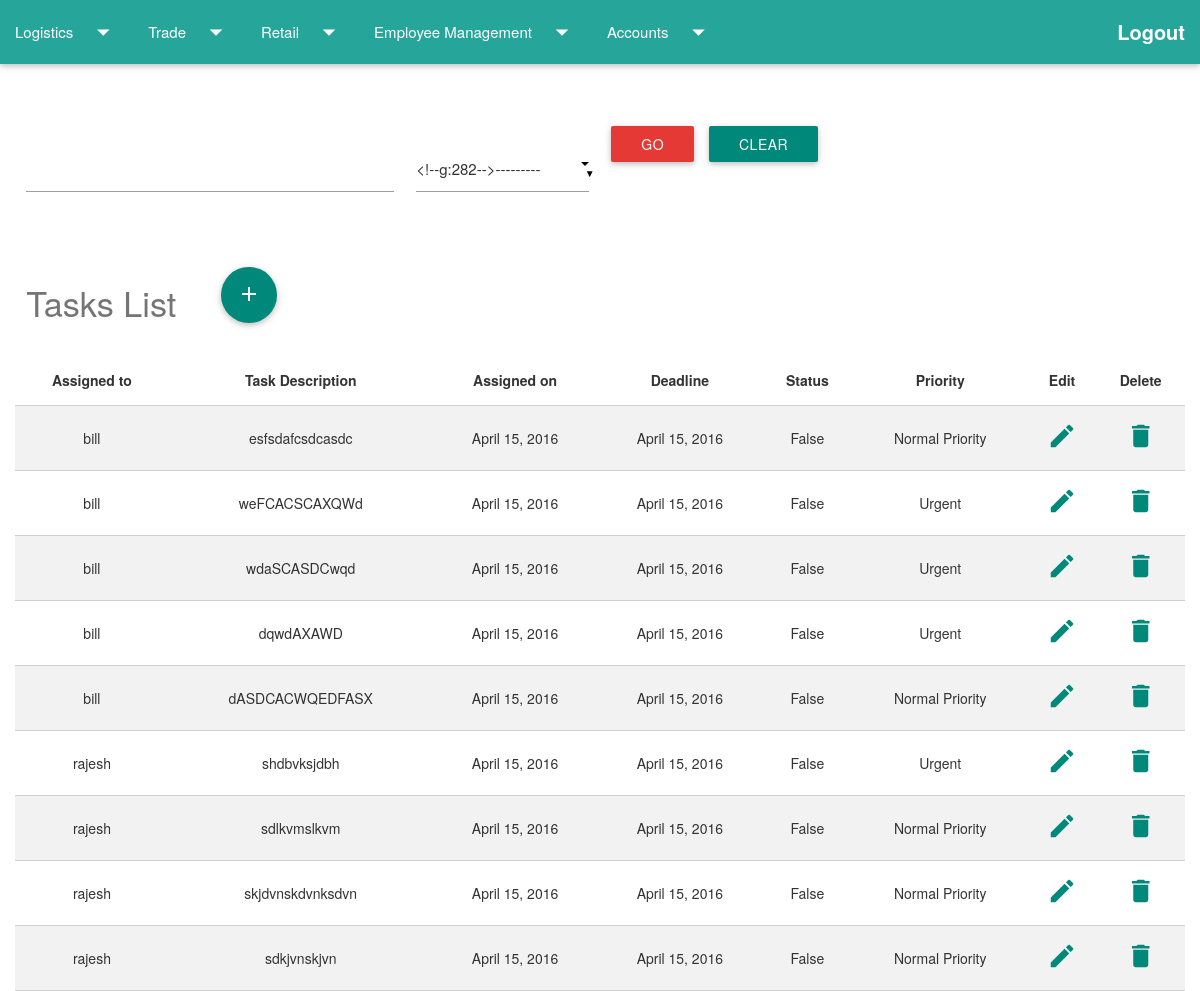
The page /homepage/viewtask/ (signed in) on the database as committed earlier.
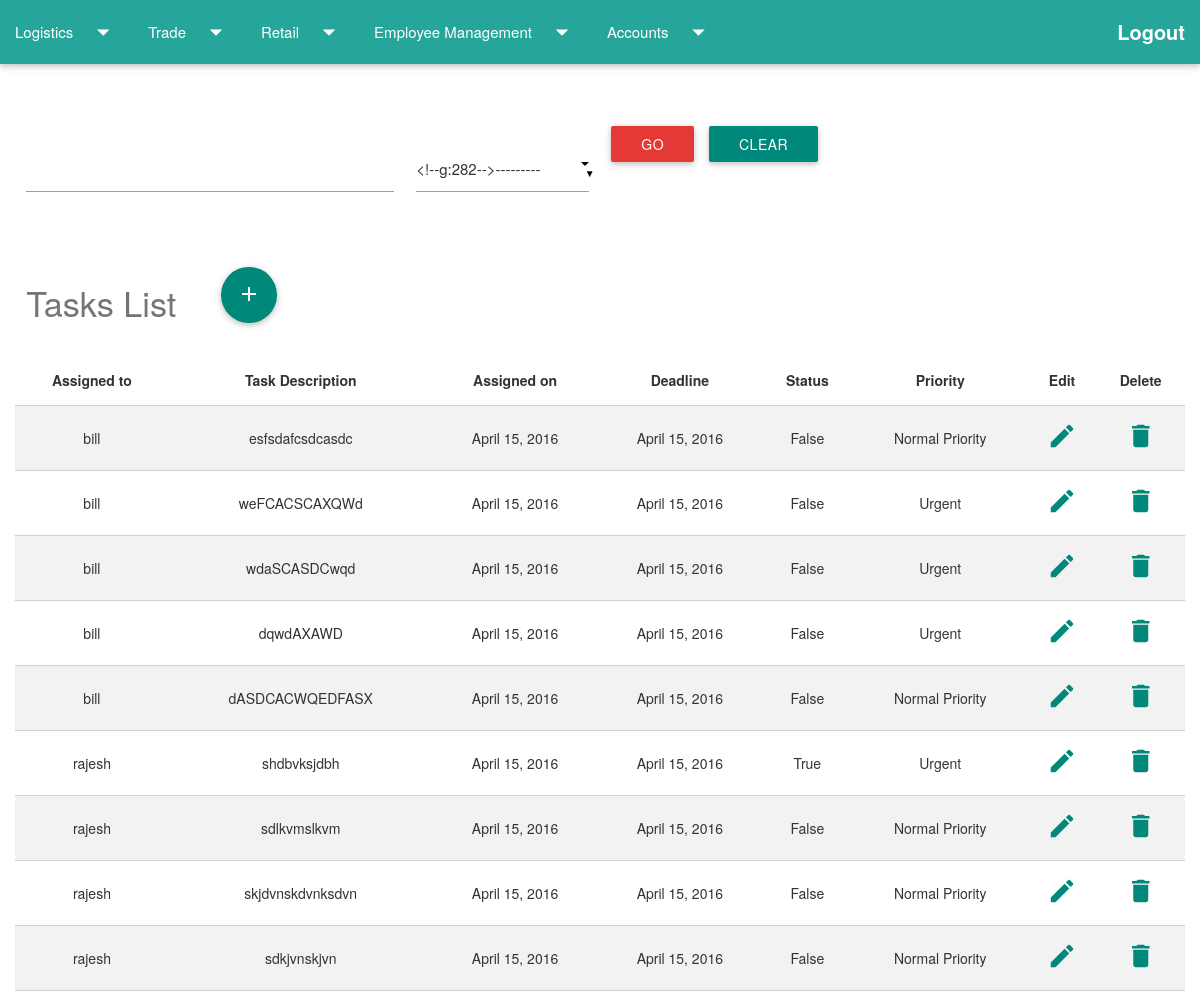
The same page on the database as committed later.
### homepage/models.py (models this page shows, shortened)
class Task (models.Model):
	assigned_to = models.ForeignKey(User)
	task_description = models.TextField(blank=True)
	assigned_on = models.DateField(default=datetime.date.today)
	deadline = models.DateField()
	status = models.BooleanField(default=False)
	priority_choices = (('Urgent','Urgent'),('Normal Priority','Normal Priority'),('Low Priority','Low Priority'))
	priority = models.CharField(max_length=20,choices=priority_choices,default='Normal Priority')

### homepage/views.py (the view)
def task_management(request):
    if request.user.is_authenticated() and request.user.groups.all()[0].id==2:
        if request.method == "POST":
            form = TaskSearchForm(request.POST)
            if form.is_valid():
                searchitem = form.cleaned_data['task_search_item']
                employeesearchtype = form.cleaned_data['tasksearch_type']
                if employeesearchtype == "assigned_to":
                    try:
                        users = User.objects.get(username=searchitem).pk
                        task_list = Task.objects.filter(assigned_to__icontains=users)
                    except ObjectDoesNotExist:
                        task_list = []
                else:
                    tasksearchtype = tasksearchtype+"__icontains"
                    task_list = Task.objects.filter(**{tasksearchtype: searchitem}).values()
                return render(request, 'homepage/tasks_list.html', {'task_list': task_list,'form': form,'title':"Task Management"})
            else:
                task_list = Task.objects.all()
                form = TaskSearchForm()
                return render(request, 'homepage/tasks_list.html', {'task_list': task_list,'form': form,'title':"Task Management"})
        else:
            task_list = Task.objects.all()
            form = TaskSearchForm()
        return render(request, 'homepage/tasks_list.html', {'task_list': task_list,'form': form,'title':"Task Management"})
    else:
        return redirect(index)

### homepage/forms.py
class TaskSearchForm(forms.ModelForm):
    class Meta:
        model = Tasksearch
        fields = ('task_search_item', 'tasksearch_type',)

### homepage/templates/homepage/tasks_list.html (shortened to what this page needs)
{% extends 'logistics/firstpage.html' %}
{% block content %}
<div class="container-fluid">
    <div class="row">
    </div>
    <form method="POST" class="post-form">
        <div class="row">
            <div class="col l4 s6">
                {{ form.task_search_item}} <br>
            </div>
            <div class="col l2 s6">
                {{ form.tasksearch_type}} <br>
            </div>
            <div class="col l1 s6">
                <button type="submit" class="save btn btn-default red darken-1">Go</button>
            </div>
            <div class="col l1 s6">
                <a href="{% url 'employee_list' %}" class="waves-effect waves-light btn   teal darken-1">Clear</a>
            </div>
        </div>
    </form>
    <div class="row">
        <h4 class="headingcolour col l2 s12">Tasks List</h4>
       <div class="col s3" >
      <a class="btn-floating btn-large teal darken-1 " href="{% url 'task_new' %}">
      <i class="large material-icons">add</i>
    </a>
   </div>
   </div>
    {% if task_list %}
    <table class="striped centered bordered responsive-table">
        <thead>
            <tr>
                <th>Assigned to</th>
                <th>Task Description</th>
                <th>Assigned on</th>
                <th>Deadline</th>
                <th>Status</th>
                <th>Priority</th>
                <th>Edit</th>
                <th>Delete</th>
            </tr>
        </thead>
        <tbody>
            {% for task in task_list %}
            <tr>
                <td>{{task.assigned_to}}</td>
                <td>{{task.task_description}}</td>
                <td>{{task.assigned_on}}</td>
                <td>{{task.deadline}}</td>
                <td>{{task.status}}</td>
                <td>{{task.priority}}</td>
                 <td>  <a href="{% url 'task_edit' taskid=task.id %}">
                    <i class="small material-icons icon-cyan">mode_edit</i>
                    </a>
                </td>
                <td><a href="{% url 'delete_task' did=task.id %}"><i class="small material-icons icon-cyan">delete</i></a></td>
            </tr>
            {% endfor %}
        </tbody>
    </table>
    {% else %}
    <p>No task assigned !</p>
    {% endif %}
</div>
{% endblock %}

Rows that differ between the two databases and show on the page:
changed Task "shdbvksjdbh": status "False" → "True"
